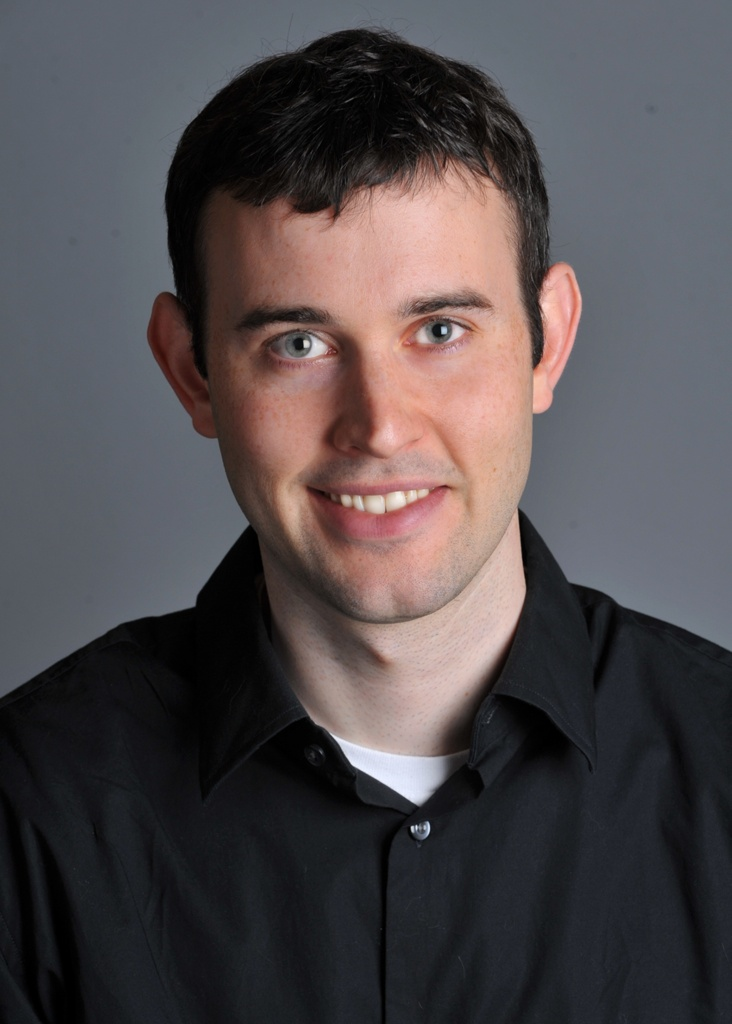
#> input picture images/part2_frequencies/hybrid_man.jpg, 732 x 1024 px
$ python run_2_1_sigma_sweep.py
#> lines starting #> are read from the running program, lines starting #| are printed output that depends on the picture
### code/utils.py
"""Small helpers for loading, saving and showing images.

All images are handled as float32 NumPy arrays with values in [0, 1].
Color images have shape (H, W, 3) in RGB order; grayscale images have shape (H, W).
"""
import numpy as np
import cv2
import matplotlib.pyplot as plt


def load_image(path, gray=False):
    """Read an image file as a float32 array in [0, 1] (RGB, or grayscale if gray=True)."""
#> called with path = 'images/part2_frequencies/hybrid_man.jpg', gray = False
    flag = cv2.IMREAD_GRAYSCALE if gray else cv2.IMREAD_COLOR
    im = cv2.imread(str(path), flag)
#> im is the input picture: shape (1024, 732, 3); mean B, G, R 76.9, 74.5, 80.5
    if im is None:
        raise FileNotFoundError(f"Could not read image: {path}")
    if not gray:
        im = cv2.cvtColor(im, cv2.COLOR_BGR2RGB)
    return im.astype(np.float32) / 255.0
#> call 2 of load_image, with path = 'images/part2_frequencies/hybrid_cat.jpg', gray = False
#> in load_image (call 2), `flag = cv2.IMREAD_GRAYSCALE if gray else cv2.IMREAD_COLOR`: flag = 1
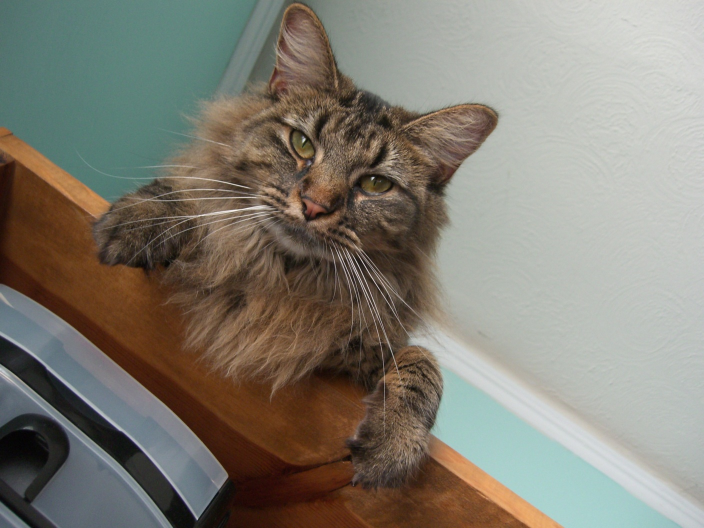
#> input picture images/part2_frequencies/hybrid_cat.jpg, 1408 x 1056 px (shown at 1/2 size)
#> in load_image, im is the input picture: shape (1056, 1408, 3); mean B, G, R 115.4, 125.9, 130


# [26 lines left out: functions save_image, show, not called in this run]

### code/align_images.py
"""Align two images, for the hybrid images of 2.1 and the blends of 2.4.

Pick the same two points in both images (for faces, the centers of the two eyes
work well). The second image is then rotated, scaled and shifted so its points
land on the first image's points, and returned at the same size as the first.

Two ways to get the points:

  1. Interactive (running Python locally, not in Colab):
         pts1 = pick_points(im1)
         pts2 = pick_points(im2)

  2. By hand (works anywhere, including Colab and Jupyter):
         show_with_grid(im1)   # read the coordinates off the grid
         pts1 = [(x1, y1), (x2, y2)]

Then:
     im2_aligned = align_images(im1, im2, pts1, pts2)

Example with the starter images (eye centers, in (x, y) pixel coordinates):
     im1 = load_image("../images/part2_frequencies/hybrid_man.jpg")
     im2 = load_image("../images/part2_frequencies/hybrid_cat.jpg")
     im2_aligned = align_images(im1, im2, [(299, 341), (443, 332)], [(605, 290), (760, 372)])
"""
import numpy as np
import cv2
import matplotlib.pyplot as plt


def similarity_from_two_points(src, dst):
    """Return the 2x3 matrix of the rotation + uniform scale + shift that maps src -> dst.

    src and dst each hold two (x, y) points. Points are treated as complex numbers
    z = x + iy, so the transform is z' = a*z + b.
    """
    s = np.array([complex(x, y) for x, y in src])
    d = np.array([complex(x, y) for x, y in dst])
    if abs(s[1] - s[0]) < 1e-9:
        raise ValueError("The two source points must be different.")
    a = (d[1] - d[0]) / (s[1] - s[0])
    b = d[0] - a * s[0]
    return np.array([[a.real, -a.imag, b.real],
                     [a.imag, a.real, b.imag]], dtype=np.float64)


def align_images(im1, im2, pts1, pts2):
    """Warp im2 so that pts2 lands on pts1. Returns an image the same size as im1."""
    M = similarity_from_two_points(pts2, pts1)
    h, w = im1.shape[:2]
    return cv2.warpAffine(im2, M, (w, h), flags=cv2.INTER_LINEAR,
                          borderMode=cv2.BORDER_REFLECT)
#> returned value: shape (1024, 732, 3) float32


# [19 lines left out: functions pick_points, show_with_grid, not called in this run]

### code/freq.py
"""Part 2.1 / 2.2 - Gaussian low-pass / high-pass filtering, hybrid images, Fourier view.

All filtering uses OUR convolution (conv2d_separable) with reflect padding (Part 2 rule).
The Fourier transform is the one library call the assignment allows here.
"""
import numpy as np
from conv import conv2d_separable
from filters import gaussian_kernel, default_size


def gaussian_blur(image, sigma):
    """Gaussian blur, reflect padding. Works on (H, W) or (H, W, C) float images (per channel)."""
    kernel = gaussian_kernel(default_size(sigma), sigma)          # (2*ceil(3 sigma)+1)^2, sums to 1
    if image.ndim == 2:
        return conv2d_separable(image, kernel, pad_mode="reflect")
    return np.stack([conv2d_separable(image[..., c], kernel, pad_mode="reflect")
                     for c in range(image.shape[2])], axis=-1)


def low_pass(image, sigma):
    return gaussian_blur(image, sigma)


def high_pass(image, sigma):
    """image minus its blur: keeps only the fine detail; values go negative."""
    return np.asarray(image, dtype=np.float64) - gaussian_blur(image, sigma)


def hybrid_image(im_low, im_high, sigma_low, sigma_high):
    """Low frequencies of im_low (cutoff set by sigma_low) + high frequencies of im_high."""
    return low_pass(im_low, sigma_low) + high_pass(im_high, sigma_high)


def to_gray(rgb):
    """Luminance (ITU-R BT.601 weights); an allowed color conversion."""
    rgb = np.asarray(rgb, dtype=np.float64)
    return rgb if rgb.ndim == 2 else rgb @ np.array([0.299, 0.587, 0.114])
#> returned value: shape (1024, 732) float64


def log_fft_magnitude(gray, eps=1e-8):
    """The assignment's formula  np.log(np.abs(np.fft.fftshift(np.fft.fft2(gray)))).
    eps only guards against log(0); it does not change the picture."""
    return np.log(np.abs(np.fft.fftshift(np.fft.fft2(gray))) + eps)


def gaussian_cutoff_frequency(sigma):
    """Frequency (cycles/pixel) where a Gaussian low-pass of this sigma has amplitude 1/2."""
    return np.sqrt(2.0 * np.log(2.0)) / (2.0 * np.pi * sigma)


def downsample(image, factor):
    """Keep every `factor`-th row and column (no filtering at all)."""
    return image[::factor, ::factor]


def blur_then_downsample(image, factor, sigma):
    """Gaussian prefilter (our convolution, reflect padding), then keep every `factor`-th pixel."""
    return downsample(gaussian_blur(image, sigma), factor)

### code/conv.py
"""Part 1.1 - 2D convolution from scratch (our own implementation).

Conventions used everywhere in this project
-------------------------------------------
* Images are 2D float arrays (H, W). Color images are handled channel by channel
  by the caller.
* Filters ("kernels") are 2D arrays with ODD height and ODD width, so they have a
  well-defined center pixel.
* Output has the same shape as the input ("same" size) and is float64.
* True convolution: the kernel is flipped along both axes, then slid over the image
  and multiplied/summed (correlation with the flipped kernel).
"""
import numpy as np


def _check_inputs(image, kernel):
    """Convert to float64 arrays and validate shapes."""
    image = np.asarray(image, dtype=np.float64)
    kernel = np.asarray(kernel, dtype=np.float64)
    if image.ndim != 2:
        raise ValueError(f"image must be 2D (grayscale), got shape {image.shape}")
    if kernel.ndim != 2:
        raise ValueError(f"kernel must be 2D, got shape {kernel.shape}")
    kh, kw = kernel.shape
    if kh % 2 == 0 or kw % 2 == 0:
        raise ValueError(f"kernel height and width must be odd, got {kernel.shape}")
    return image, kernel


def pad_image(image, ph, pw, pad_mode="zeros"):
    """Pad `ph` rows on top/bottom and `pw` columns on left/right.

    pad_mode="zeros"   -> Part 1 (as the assignment asks)
    pad_mode="reflect" -> Parts 2 and 3 (np.pad(..., mode="reflect"))
    """
    widths = ((ph, ph), (pw, pw))
    if pad_mode == "zeros":
        return np.pad(image, widths, mode="constant", constant_values=0.0)
    if pad_mode == "reflect":
        return np.pad(image, widths, mode="reflect")
    raise ValueError(f"unknown pad_mode: {pad_mode!r}")


# [23 lines left out: function conv2d_loop, not called in this run]


def conv2d_vectorized(image, kernel, pad_mode="zeros"):
    """2D convolution with NO loop over pixels: one whole-image operation per filter entry.

    Each filter entry (u, v) contributes  flipped[u, v] * (image shifted by (u, v)).
    The shifted image is just the slice padded[u:u+H, v:v+W] (a view, no copying).
    """
    image, kernel = _check_inputs(image, kernel)
    H, W = image.shape
    kh, kw = kernel.shape
    ph, pw = kh // 2, kw // 2

    padded = pad_image(image, ph, pw, pad_mode)
    flipped = kernel[::-1, ::-1]

    out = np.zeros((H, W), dtype=np.float64)
    for u in range(kh):                  # loop over filter entries only
        for v in range(kw):
            out += flipped[u, v] * padded[u:u + H, v:v + W]
    return out


def separable_factors(kernel, tol=1e-10):
    """SVD rank-1 test.  Returns (col, row) with kernel ~= col @ row, or None if not rank 1.

    K = U diag(s) Vt.  K has rank 1 (up to rounding) when the second singular value is
    negligible compared to the first:  s[1] <= tol * s[0].
    col has shape (kh, 1) (vertical filter), row has shape (1, kw) (horizontal filter).
    """
    kernel = np.asarray(kernel, dtype=np.float64)
    U, s, Vt = np.linalg.svd(kernel)
    if s[0] == 0.0:                                   # all-zero kernel: trivially separable
        return np.zeros((kernel.shape[0], 1)), np.zeros((1, kernel.shape[1]))
    if len(s) > 1 and s[1] > tol * s[0]:
        return None
    scale = np.sqrt(s[0])                             # split the weight evenly between the two
    col = (U[:, 0] * scale).reshape(-1, 1)
    row = (Vt[0, :] * scale).reshape(1, -1)
    return col, row


def conv2d_separable(image, kernel, pad_mode="zeros", tol=1e-10):
    """Convolution that exploits separability when the kernel has rank 1.

    rank 1     : convolve with the column, then with the row   (kh + kw multiply-adds / pixel)
    otherwise  : fall back to conv2d_vectorized                 (kh * kw multiply-adds / pixel)
    """
    image, kernel = _check_inputs(image, kernel)
    factors = separable_factors(kernel, tol)
    if factors is None:
        return conv2d_vectorized(image, kernel, pad_mode)
    col, row = factors
    tmp = conv2d_vectorized(image, col, pad_mode)     # vertical pass
    return conv2d_vectorized(tmp, row, pad_mode)      # horizontal pass

### code/filters.py
"""Small helpers that build filters (kernels). The filtering itself is done by conv.py."""
import numpy as np

# Finite-difference filters of 1.2.  Dx is a 1x3 row, Dy = Dx^T is a 3x1 column.
DX = np.array([[1.0, 0.0, -1.0]])
DY = DX.T


def gaussian_kernel_1d(size, sigma):
    """Normalized 1D Gaussian with an odd number of taps, centered on the middle tap."""
    if size % 2 == 0:
        raise ValueError("size must be odd")
    x = np.arange(size) - size // 2
    g = np.exp(-(x ** 2) / (2.0 * sigma ** 2))
    return g / g.sum()


def gaussian_kernel(size, sigma):
    """Normalized 2D Gaussian (size x size, sums to 1) = outer product of two 1D Gaussians."""
    g = gaussian_kernel_1d(size, sigma)
    return np.outer(g, g)


def default_size(sigma):
    """Odd kernel size covering +-3 sigma: 2*ceil(3*sigma)+1."""
    return 2 * int(np.ceil(3 * sigma)) + 1

### code/pyramids.py
"""Part 2.3 - Gaussian and Laplacian pyramids, written from scratch.

No cv2.pyrDown / cv2.pyrUp / skimage pyramid functions.  All blurring uses OUR convolution
(conv2d_separable) with reflect padding, and the specified kernel  1/16 * [1 4 6 4 1]  along x and y.
Images are (H, W) or (H, W, C) float arrays; color is handled channel by channel.
"""
import numpy as np
from conv import conv2d_separable

KERNEL_1D = np.array([1.0, 4.0, 6.0, 4.0, 1.0]) / 16.0       # binomial, sigma = 1, sums to 1
KERNEL_2D = np.outer(KERNEL_1D, KERNEL_1D)                    # the same filter along x and y (rank 1)


def _blur(image):
    """Blur with KERNEL_2D, reflect padding (every channel separately)."""
    if image.ndim == 2:
        return conv2d_separable(image, KERNEL_2D, pad_mode="reflect")
    return np.stack([conv2d_separable(image[..., c], KERNEL_2D, pad_mode="reflect")
                     for c in range(image.shape[2])], axis=-1)


def reduce(image):
    """Blur, then keep every other row and column.  (H, W) -> (ceil(H/2), ceil(W/2))."""
    image = np.asarray(image, dtype=np.float64)
    return _blur(image)[::2, ::2]


# [50 lines left out: functions expand, max_levels, gaussian_pyramid, laplacian_pyramid, reconstruct, not called in this run]


def lecture_style_pyramid(gaussian):
    """For comparison only: 'each level minus its own blur' (no expand).  L'_i = G_i - blur(G_i)."""
    return [g - _blur(g) for g in gaussian]

### code/run_2_1_sigma_sweep.py
"""Part 2.1 - how sigma_low / sigma_high were chosen for the man + cat hybrid, plus a check of the Fourier-image 'cross'.

Everything quoted in the report about the choice of sigma comes from this script's log.
Far-away viewing is simulated with OUR reduce() (3 levels = 1/8 size); no library resizing.
"""
import numpy as np
import matplotlib; matplotlib.use("Agg")
import matplotlib.pyplot as plt
from utils import load_image
from paths import IMAGES, RESULTS
from align_images import align_images
from freq import hybrid_image, to_gray, gaussian_blur, gaussian_cutoff_frequency, log_fft_magnitude
from pyramids import reduce

D = IMAGES + "/part2_frequencies/"
man, cat = load_image(D + "hybrid_man.jpg"), load_image(D + "hybrid_cat.jpg")
cat_al = align_images(man, cat, [(299, 341), (443, 332)], [(605, 290), (760, 372)])
gm, gc = to_gray(man), to_gray(cat_al)


def far(x, levels=3):
    """What the hybrid looks like from far away: shrunk 2**levels times with our reduce()."""
    x = np.clip(x, 0, 1)
    for _ in range(levels):
        x = reduce(x)
    return x


# ------------------------------------------------------------------ contact sheets (look at them!)
lows, highs = [3, 6, 9], [2, 4, 6]
fig, ax = plt.subplots(3, 3, figsize=(12, 12)); fig2, ax2 = plt.subplots(3, 3, figsize=(12, 12))
for i, sl in enumerate(lows):
    for j, sh in enumerate(highs):
        h = np.clip(hybrid_image(gm, gc, sl, sh), 0, 1)
        ax[i, j].imshow(h[190:570, 180:560], cmap="gray", vmin=0, vmax=1); ax[i, j].axis("off")
        ax[i, j].set_title(f"NEAR (full-resolution crop)  sigma_low={sl}  sigma_high={sh}", fontsize=9)
        f = far(h); canvas = np.full((200, 200), 0.8); fh, fw = f.shape
        canvas[(200 - fh) // 2:(200 - fh) // 2 + fh, (200 - fw) // 2:(200 - fw) // 2 + fw] = f
        ax2[i, j].imshow(canvas, cmap="gray", vmin=0, vmax=1, interpolation="nearest"); ax2[i, j].axis("off")
        ax2[i, j].set_title(f"FAR (1/8 size)  sigma_low={sl}  sigma_high={sh}", fontsize=9)
#> this loop made 3 passes
#> pass 1, in conv2d_vectorized (call 2), `padded = pad_image(image, ph, pw, pad_mode)`:
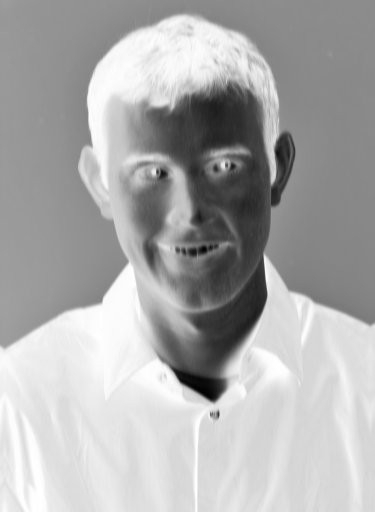
#> padded: shape (1024, 750) float64 (shown at 1/2 size); min -0.922, max 0, mean -0.3; drawn with min black and max white
#> pass 1, in conv2d_vectorized (call 3), `padded = pad_image(image, ph, pw, pad_mode)`:
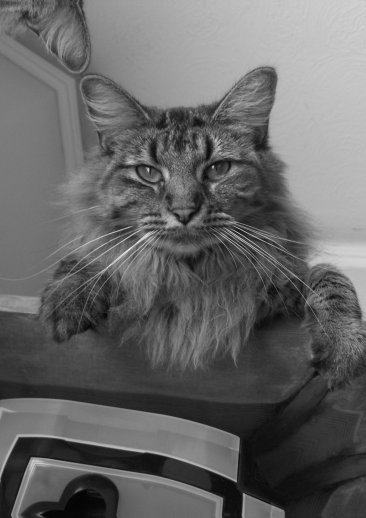
#> padded: shape (1036, 732) float64 (shown at 1/2 size); min 0.00978, max 0.978, mean 0.4
#> after the loop:
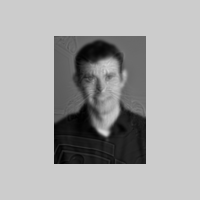
#> canvas: shape (200, 200) float64; min 0.00215, max 0.861, mean 0.653
fig.tight_layout(); fig.savefig(f"{RESULTS}/fig_2_1_sigma_sweep_near.png", dpi=60)
fig2.tight_layout(); fig2.savefig(f"{RESULTS}/fig_2_1_sigma_sweep_far.png", dpi=60)
print("sigma -> half-amplitude cutoff of the Gaussian (cycles/pixel, period in pixels)")
for s in (2, 3, 4, 6, 9):
    print(f"  sigma {s}: {gaussian_cutoff_frequency(s):.4f} cyc/px (period {1 / gaussian_cutoff_frequency(s):.1f} px)")

# ------------------------------------------------------------------ numbers
fine = lambda x: x - gaussian_blur(x, 2.0)                       # fine-detail band, used ONLY for measuring
corr = lambda a, b: float(np.corrcoef(a.ravel(), b.ravel())[0, 1])
fm, fc = fine(gm), fine(gc)
print("\nnear = correlation of the hybrid's fine-detail band with the CAT's (want high) and the MAN's (want low)")
print("far  = RMSE between the hybrid and the MAN / the CAT after shrinking to 1/8 with our reduce (want low / high)")
print(f"{'s_low':>5} {'s_high':>6} | {'near~cat':>8} {'near~man':>8} | {'far RMSE man':>12} {'far RMSE cat':>12}")
for sl in (4, 6, 8):
    for sh in (2, 3, 4, 5):
        h = hybrid_image(gm, gc, sl, sh); fh = fine(h)
        print(f"{sl:>5} {sh:>6} | {corr(fh, fc):8.3f} {corr(fh, fm):8.3f} | "
              f"{np.sqrt(np.mean((far(h) - far(gm)) ** 2)):12.4f} {np.sqrt(np.mean((far(h) - far(gc)) ** 2)):12.4f}")
#> this loop made 3 passes
#|     4      2 |    0.959    0.040 |       0.0079       0.2633
#|     4      3 |    0.982    0.037 |       0.0093       0.2627
#|     4      4 |    0.990    0.036 |       0.0116       0.2620
#|     4      5 |    0.993    0.035 |       0.0144       0.2613
#|     6      2 |    0.962    0.016 |       0.0141       0.2619
#|     6      3 |    0.985    0.015 |       0.0150       0.2613
#> (further printed lines are left out)
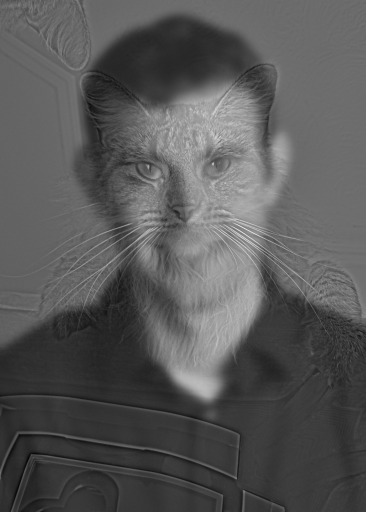
#> h: shape (1024, 732) float64 (shown at 1/2 size); min -0.213, max 1.28, mean 0.3; drawn with min black and max white

# ------------------------------------------------------------------ is the bright cross in the low-pass FFT a border artifact?
lp = gaussian_blur(gm, 6)
H, W = lp.shape; cy, cx = H // 2, W // 2
win = np.outer(np.hanning(H), np.hanning(W))


def cross_excess(img):
    """Mean log-magnitude ON the two central axes (beyond 20 px from DC) minus the mean on parallel lines 15 px away."""
    L = log_fft_magnitude(img)
    on = np.r_[L[cy, cx + 20:], L[cy, :cx - 20], L[cy + 20:, cx], L[:cy - 20, cx]].mean()
    off = np.r_[L[cy + 15, cx + 20:], L[cy + 15, :cx - 20], L[cy + 20:, cx + 15], L[:cy - 20, cx + 15]].mean()
    return on - off


print("\nFOURIER CROSS of the low-pass man (sigma=6): log-magnitude on the central axes minus just beside them")
print(f"  plain image                : {cross_excess(lp):+.2f}")
#|   plain image                : +3.81
print(f"  image x Hann window (no border jump): {cross_excess(lp * win):+.2f}")
#> call 2 of log_fft_magnitude, with eps = 1e-08
#> in log_fft_magnitude (call 2), `return np.log(np.abs(np.fft.fftshift(np.fft.fft2(gray))) + eps)`:
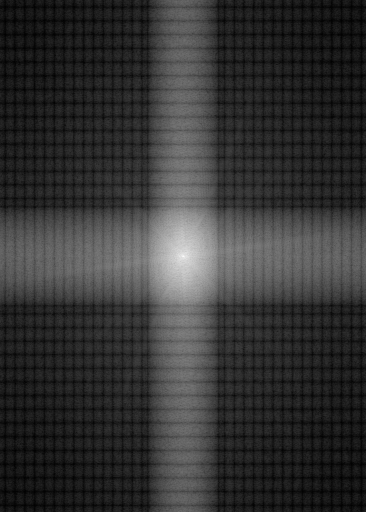
#> returned value: shape (1024, 732) float64 (shown at 1/2 size); min -18.41, max 11.21, mean -12.36; drawn with min black and max white
#> in cross_excess (call 2), `L = log_fft_magnitude(img)`:
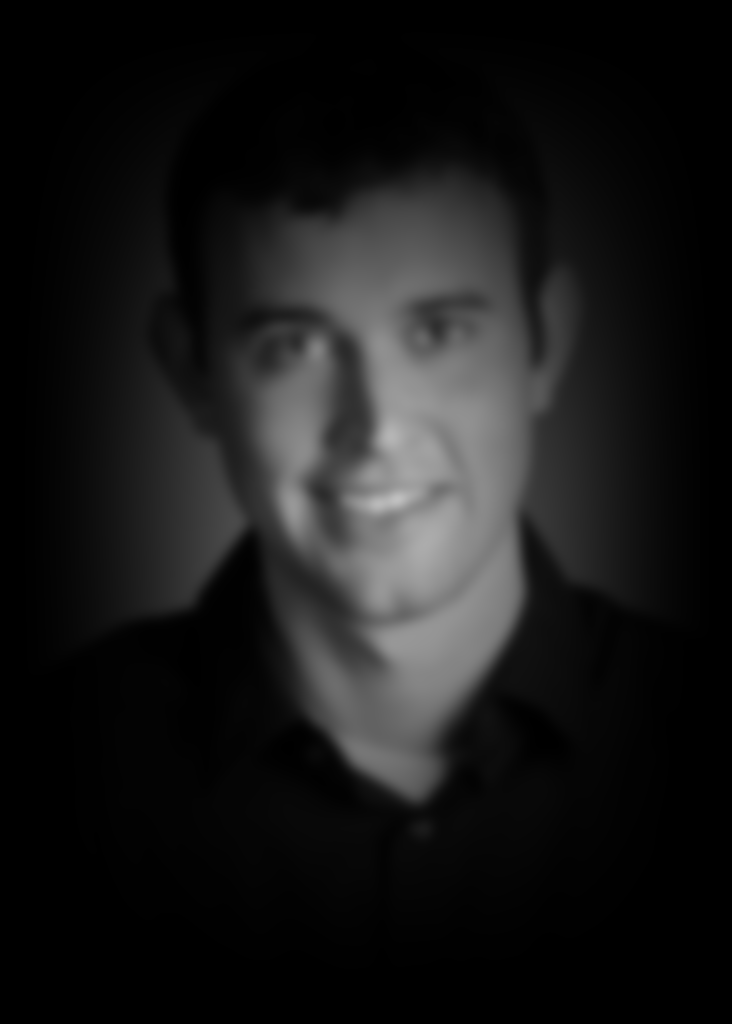
#> img: shape (1024, 732) float64; min 0, max 0.755, mean 0.0982
#|   image x Hann window (no border jump): +0.36
